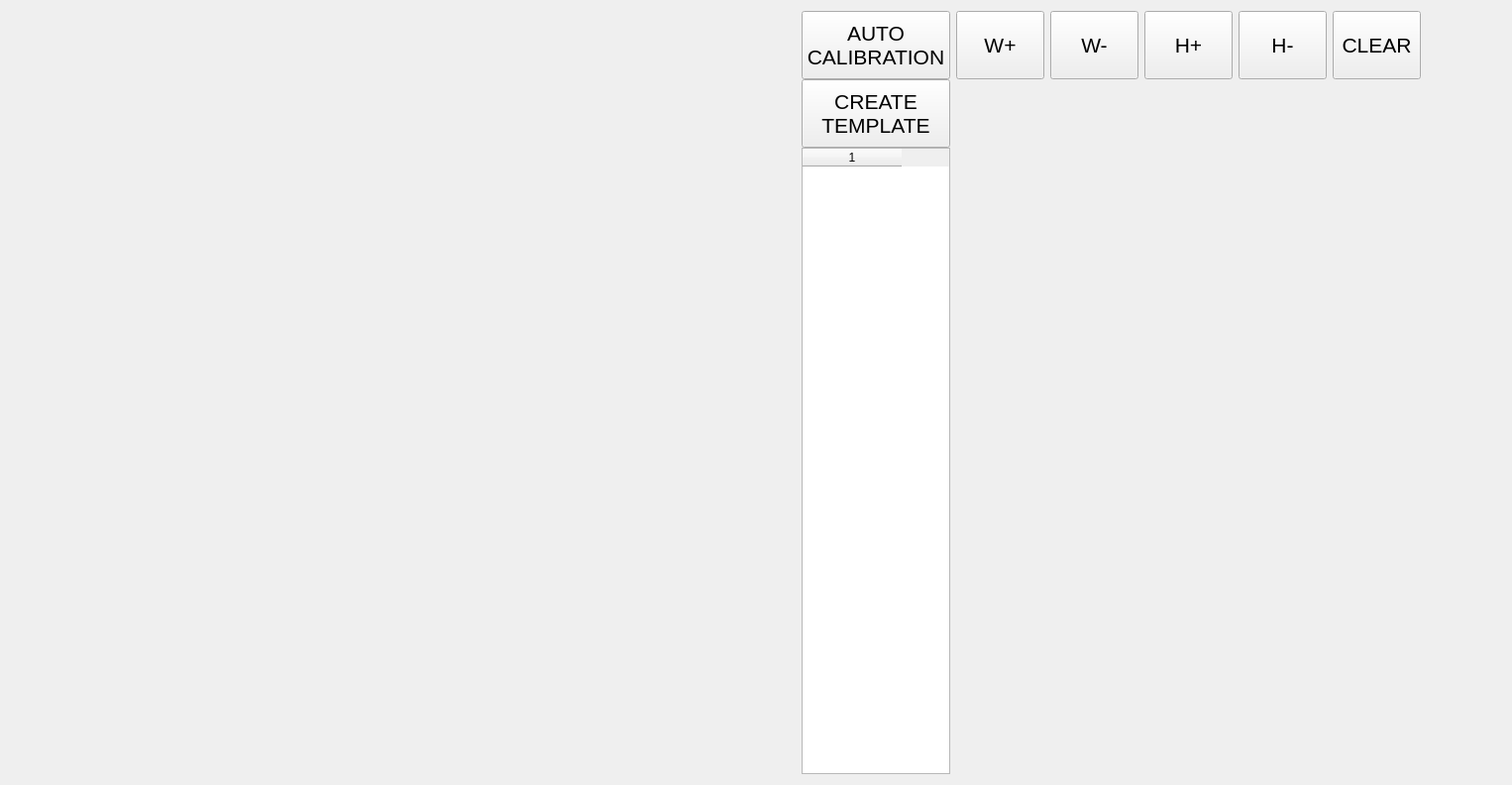
<?xml version="1.0" encoding="UTF-8"?>
<ui version="4.0">
 <class>camera_calibration_viewClass</class>
 <widget class="QWidget" name="camera_calibration_viewClass">
  <property name="geometry">
   <rect>
    <x>0</x>
    <y>0</y>
    <width>1526</width>
    <height>792</height>
   </rect>
  </property>
  <property name="minimumSize">
   <size>
    <width>1526</width>
    <height>792</height>
   </size>
  </property>
  <property name="maximumSize">
   <size>
    <width>1526</width>
    <height>792</height>
   </size>
  </property>
  <property name="windowTitle">
   <string>camera_calibration_view</string>
  </property>
  <layout class="QHBoxLayout" name="horizontalLayout_4" stretch="0,0,0">
   <item>
    <spacer name="horizontalSpacer_3">
     <property name="orientation">
      <enum>Qt::Orientation::Horizontal</enum>
     </property>
     <property name="sizeType">
      <enum>QSizePolicy::Policy::Fixed</enum>
     </property>
     <property name="sizeHint" stdset="0">
      <size>
       <width>900</width>
       <height>20</height>
      </size>
     </property>
    </spacer>
   </item>
   <item>
    <layout class="QVBoxLayout" name="verticalLayout_3">
     <property name="spacing">
      <number>0</number>
     </property>
     <item>
      <widget class="PsButton" name="pushButton_calibration">
       <property name="minimumSize">
        <size>
         <width>150</width>
         <height>69</height>
        </size>
       </property>
       <property name="maximumSize">
        <size>
         <width>150</width>
         <height>69</height>
        </size>
       </property>
       <property name="font">
        <font>
         <pointsize>16</pointsize>
        </font>
       </property>
       <property name="text">
        <string>AUTO
CALIBRATION</string>
       </property>
      </widget>
     </item>
     <item>
      <widget class="PsButton" name="pushButton_creact_temp">
       <property name="minimumSize">
        <size>
         <width>150</width>
         <height>69</height>
        </size>
       </property>
       <property name="maximumSize">
        <size>
         <width>150</width>
         <height>69</height>
        </size>
       </property>
       <property name="font">
        <font>
         <pointsize>16</pointsize>
        </font>
       </property>
       <property name="text">
        <string>CREATE
TEMPLATE</string>
       </property>
      </widget>
     </item>
     <item>
      <widget class="PsTableWidget" name="camera_calibration_list">
       <property name="minimumSize">
        <size>
         <width>150</width>
         <height>0</height>
        </size>
       </property>
       <property name="maximumSize">
        <size>
         <width>150</width>
         <height>16777215</height>
        </size>
       </property>
       <property name="columnCount">
        <number>1</number>
       </property>
       <attribute name="horizontalHeaderVisible">
        <bool>true</bool>
       </attribute>
       <attribute name="verticalHeaderVisible">
        <bool>false</bool>
       </attribute>
       <column/>
      </widget>
     </item>
    </layout>
   </item>
   <item>
    <layout class="QVBoxLayout" name="verticalLayout_4">
     <property name="spacing">
      <number>0</number>
     </property>
     <item>
      <layout class="QHBoxLayout" name="horizontalLayout_6">
       <item>
        <widget class="PsButton" name="pushButton_w_add">
         <property name="minimumSize">
          <size>
           <width>89</width>
           <height>69</height>
          </size>
         </property>
         <property name="maximumSize">
          <size>
           <width>89</width>
           <height>69</height>
          </size>
         </property>
         <property name="font">
          <font>
           <pointsize>16</pointsize>
          </font>
         </property>
         <property name="text">
          <string>W+</string>
         </property>
        </widget>
       </item>
       <item>
        <widget class="PsButton" name="pushButton_w_sub">
         <property name="minimumSize">
          <size>
           <width>89</width>
           <height>69</height>
          </size>
         </property>
         <property name="maximumSize">
          <size>
           <width>89</width>
           <height>69</height>
          </size>
         </property>
         <property name="font">
          <font>
           <pointsize>16</pointsize>
          </font>
         </property>
         <property name="text">
          <string>W-</string>
         </property>
        </widget>
       </item>
       <item>
        <widget class="PsButton" name="pushButton_h_add">
         <property name="minimumSize">
          <size>
           <width>89</width>
           <height>69</height>
          </size>
         </property>
         <property name="maximumSize">
          <size>
           <width>89</width>
           <height>69</height>
          </size>
         </property>
         <property name="font">
          <font>
           <pointsize>16</pointsize>
          </font>
         </property>
         <property name="text">
          <string>H+</string>
         </property>
        </widget>
       </item>
       <item>
        <widget class="PsButton" name="pushButton_h_sub">
         <property name="minimumSize">
          <size>
           <width>89</width>
           <height>69</height>
          </size>
         </property>
         <property name="maximumSize">
          <size>
           <width>89</width>
           <height>69</height>
          </size>
         </property>
         <property name="font">
          <font>
           <pointsize>16</pointsize>
          </font>
         </property>
         <property name="text">
          <string>H-</string>
         </property>
        </widget>
       </item>
       <item>
        <widget class="PsButton" name="pushButton_clear">
         <property name="minimumSize">
          <size>
           <width>89</width>
           <height>69</height>
          </size>
         </property>
         <property name="maximumSize">
          <size>
           <width>89</width>
           <height>69</height>
          </size>
         </property>
         <property name="font">
          <font>
           <pointsize>16</pointsize>
          </font>
         </property>
         <property name="text">
          <string>CLEAR</string>
         </property>
        </widget>
       </item>
       <item>
        <spacer name="horizontalSpacer">
         <property name="orientation">
          <enum>Qt::Orientation::Horizontal</enum>
         </property>
         <property name="sizeHint" stdset="0">
          <size>
           <width>40</width>
           <height>20</height>
          </size>
         </property>
        </spacer>
       </item>
      </layout>
     </item>
     <item>
      <layout class="QHBoxLayout" name="horizontalLayout_2">
       <property name="spacing">
        <number>0</number>
       </property>
       <item>
        <widget class="QFrame" name="robot_xyz">
         <property name="minimumSize">
          <size>
           <width>550</width>
           <height>560</height>
          </size>
         </property>
         <property name="maximumSize">
          <size>
           <width>550</width>
           <height>16777215</height>
          </size>
         </property>
         <property name="frameShape">
          <enum>QFrame::Shape::NoFrame</enum>
         </property>
         <layout class="QHBoxLayout" name="horizontalLayout_7">
          <property name="spacing">
           <number>0</number>
          </property>
          <property name="leftMargin">
           <number>0</number>
          </property>
          <property name="topMargin">
           <number>0</number>
          </property>
          <property name="rightMargin">
           <number>0</number>
          </property>
          <property name="bottomMargin">
           <number>0</number>
          </property>
          <item>
           <spacer name="verticalSpacer">
            <property name="orientation">
             <enum>Qt::Orientation::Vertical</enum>
            </property>
            <property name="sizeHint" stdset="0">
             <size>
              <width>20</width>
              <height>40</height>
             </size>
            </property>
           </spacer>
          </item>
         </layout>
        </widget>
       </item>
      </layout>
     </item>
    </layout>
   </item>
  </layout>
 </widget>
 <layoutdefault spacing="6" margin="11"/>
 <customwidgets>
  <customwidget>
   <class>PsButton</class>
   <extends>QPushButton</extends>
   <header>view/components/ps_button/ps_button.h</header>
  </customwidget>
  <customwidget>
   <class>PsTableWidget</class>
   <extends>QTableWidget</extends>
   <header>view/components/ps_table_widget/ps_table_widget.h</header>
  </customwidget>
 </customwidgets>
 <resources>
  <include location="../../../../../res/main_res.qrc"/>
 </resources>
 <connections/>
</ui>
